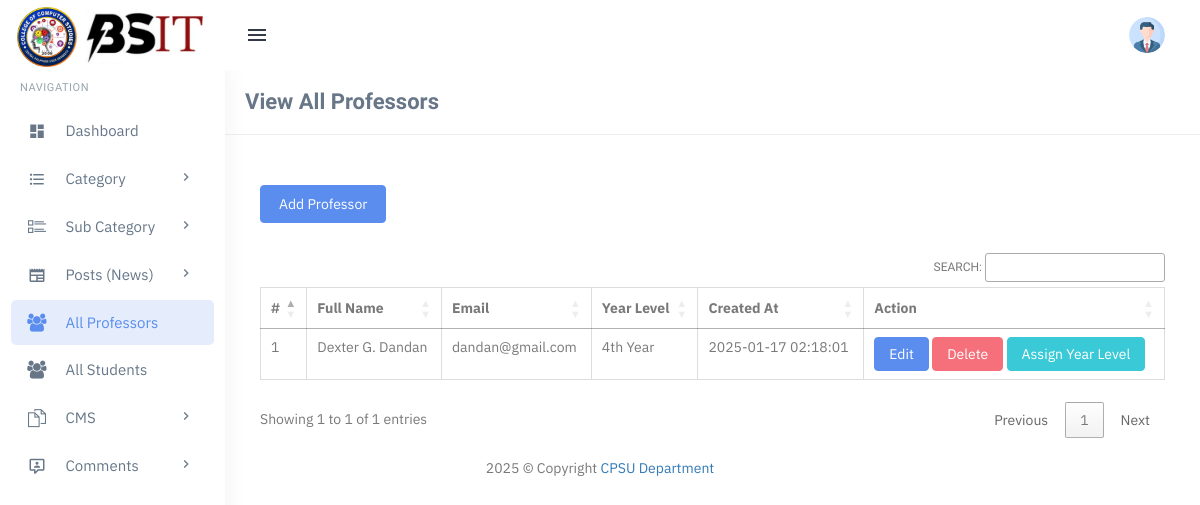
Page /admin/all-professors.php on the earlier database version.
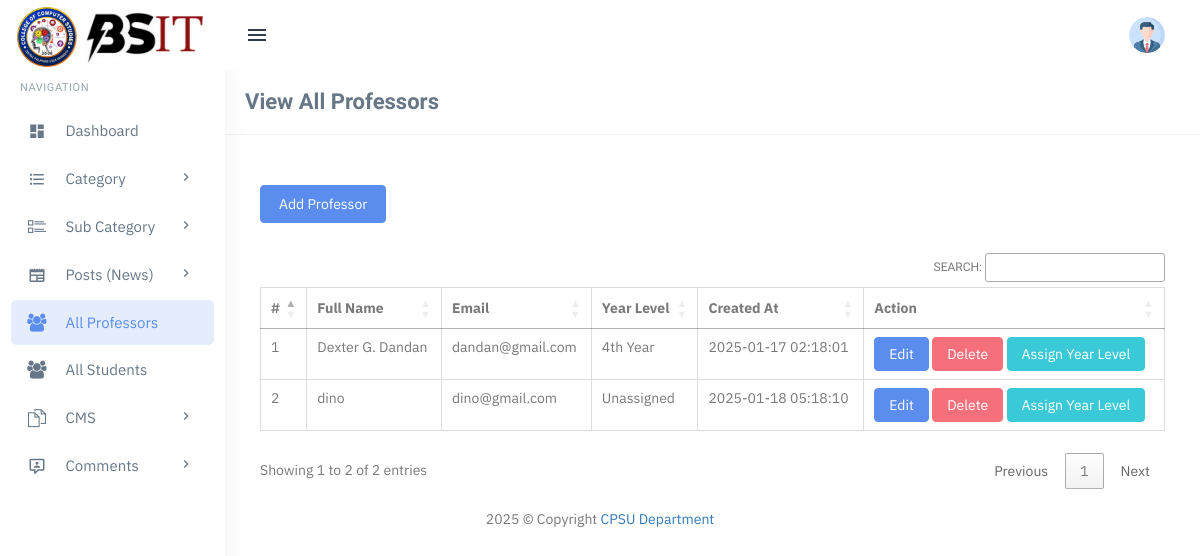
Same page on the later database version.
### tables this page shows
CREATE TABLE `professors` (
  `id` int(11) NOT NULL,
  `full_name` varchar(255) NOT NULL,
  `email` varchar(255) NOT NULL,
  `password` varchar(255) NOT NULL,
  `created_at` timestamp NOT NULL DEFAULT current_timestamp(),
  `profile_image` varchar(255) DEFAULT NULL,
  `year_level` varchar(20) DEFAULT 'Unassigned'
);

### admin/all-professors.php (the view, shortened to what this page needs)
<?php
include('includes/config.php');
?>
<?php include('includes/topheader.php'); ?>
<?php include('includes/leftsidebar.php'); ?>
<div class="content-page">
    <div class="content">
        <div class="container">
            <div class="row">
                <div class="col-xs-12">
                    <div class="page-title-box">
                        <h4 class="page-title">View All Professors</h4>
                        <div class="clearfix"></div>
                    </div>
                </div>
            </div>
            <div class="row">
                <div class="col-md-12">
                    <div class="demo-box m-t-20">
                        <div class="m-b-30">
                            <a href="add-professors.php">
                                <button class="btn btn-custom waves-effect waves-light btn-md">Add Professor</button>
                            </a>
                        </div>
                        <div class="table-responsive">
                            <table class="table m-0 table-bordered" id="example">
                                <thead>
                                    <tr>
                                        <th>#</th>
                                        <th>Full Name</th>
                                        <th>Email</th>
                                        <th>Year Level</th>
                                        <th>Created At</th>
                                        <th>Action</th>
                                    </tr>
                                </thead>
                                <tbody>
                                    <?php
                                    $query = mysqli_query($con, "SELECT * FROM professors");
                                    $cnt = 1;
                                    while ($row = mysqli_fetch_array($query)) {
                                    ?>
                                    <tr>
                                        <td><?php echo $cnt; ?></td>
                                        <td><?php echo $row['full_name']; ?></td>
                                        <td><?php echo $row['email']; ?></td>
                                        <td><?php echo $row['year_level'] ?: 'Unassigned'; ?></td>
                                        <td><?php echo $row['created_at']; ?></td>
                                        <td>
                                            <a href="edit-professors.php?pid=<?php echo $row['id']; ?>">
                                                <button class="btn btn-primary">Edit</button>
                                            </a>
                                            <a href="all-professors.php?action=del&rid=<?php echo $row['id']; ?>" onclick="return confirm('Are you sure you want to delete?')">
                                                <button class="btn btn-danger">Delete</button>
                                            </a>
                                            <a href="assign-professors.php?pid=<?php echo $row['id']; ?>" class="btn btn-info">Assign Year Level</a>
                                        </td>
                                    </tr>
                                    <?php
                                    $cnt++;
                                    }
                                    ?>
                                </tbody>
                            </table>
                        </div>
                    </div>
                </div>
            </div>
        </div>
    </div>
</div>
<?php include('includes/footer.php'); ?>

### admin/includes/topheader.php (shortened to what this page needs)
<!DOCTYPE html>
<html lang="en">
<head>
    <link href="assets/css/bootstrap.min.css" rel="stylesheet" type="text/css" />
    <link href="assets/css/core.css" rel="stylesheet" type="text/css" />
    <link href="assets/css/components.css" rel="stylesheet" type="text/css" />
    <link href="assets/css/icons.css" rel="stylesheet" type="text/css" />
    <link href="assets/css/pages.css" rel="stylesheet" type="text/css" />
    <link href="assets/css/menu.css" rel="stylesheet" type="text/css" />
    <link href="assets/css/responsive.css" rel="stylesheet" type="text/css" />
    <link rel="stylesheet" href="../plugins/switchery/switchery.min.css">
    <link href="../plugins/summernote/summernote.css" rel="stylesheet" />
    <link href="../plugins/select2/css/select2.min.css" rel="stylesheet" type="text/css" />
    <link href="../plugins/jquery.filer/css/jquery.filer.css" rel="stylesheet" />
    <link href="../plugins/jquery.filer/css/themes/jquery.filer-dragdropbox-theme.css" rel="stylesheet" />
    <link rel="stylesheet" href="https://cdn.datatables.net/1.12.1/css/jquery.dataTables.min.css">
    <link rel="stylesheet" href="https://cdn.datatables.net/buttons/2.2.3/css/buttons.dataTables.min.css">
</head>
<body class="fixed-left">
    <div id="wrapper">
        <div class="topbar">
            <div class="topbar-left">
                <a href="index.php" class="logo">
                    <span>
                        <img src="assets/images/bsit_logo.png" alt="" height="60">
                        <img src="assets/images/BSIT_name.webp" alt="" height="60">
                    </span>
                </a>
            </div>
            <div class="navbar navbar-default" role="navigation">
                <div class="container">
                    <ul class="nav navbar-nav navbar-left">
                        <li>
                            <button class="button-menu-mobile open-left waves-effect">
                                <i class="mdi mdi-menu"></i>
                            </button>
                        </li>
                    </ul>
                    <ul class="nav navbar-nav navbar-right">
                        <li class="dropdown user-box">
                            <a href="" class="dropdown-toggle waves-effect user-link" data-toggle="dropdown" aria-expanded="true">
                                <img src="assets/images/users/avatar-1.jpg" alt="user-img" class="img-circle user-img">
                            </a>
                        </li>
                    </ul>
                </div>
            </div>
        </div>

### admin/includes/leftsidebar.php (shortened to what this page needs)
<div class="left side-menu">
    <div class="sidebar-inner slimscrollleft">
        <div id="sidebar-menu">
            <ul>
                <li class="menu-title">Navigation</li>
                <li class="has_sub">
                    <a href="dashboard.php" class="waves-effect"><i class="mdi mdi-view-dashboard"></i> <span> Dashboard </span> </a>
                </li>
                <li class="has_sub">
                    <a href="javascript:void(0);" class="waves-effect"><i class="mdi mdi-format-list-bulleted"></i> <span> Category </span> <span class="menu-arrow"></span></a>
                </li>
                <li class="has_sub">
                    <a href="javascript:void(0);" class="waves-effect"><i class="ti ti-layout-list-thumb"></i> <span> Sub Category </span> <span class="menu-arrow"></span></a>
                </li>
                <li class="has_sub">
                    <a href="javascript:void(0);" class="waves-effect"><i class="mdi mdi-newspaper"></i> <span> Posts (News) </span> <span class="menu-arrow"></span></a>
                </li>
                <li class="has_sub">
                    <a href="all-professors.php" class="waves-effect"><i class="fa fa-users"></i> <span> All Professors </span> </a>
                </li>
                <li>
                    <a href="all-students.php" class="waves-effect"><i class="fa fa-users" aria-hidden="true"></i> <span> All Students </span></a>
                </li>
                <li class="has_sub">
                    <a href="javascript:void(0);" class="waves-effect"><i class="ti ti-files"></i> <span> CMS </span> <span class="menu-arrow"></span></a>
                </li>
                <li class="has_sub">
                    <a href="javascript:void(0);" class="waves-effect"><i class="mdi mdi-comment-account-outline"></i> <span> Comments </span> <span class="menu-arrow"></span></a>
                </li>
            </ul>
        </div>
    </div>
</div>

### admin/includes/footer.php (shortened to what this page needs)
<footer class="foot text-center" style=" position: sticky;
  top: 0;">
    <?php echo date('Y'); ?> © Copyright
    <a href="#"> CPSU Department</a>
</footer>
</div>
</body>
</html>

### admin/assets/css/core.css (style rules this page uses)
body { font-family: "IBM Plex Sans", "Oxygen", "Ubuntu", "Cantarell", "Fira Sans", sans-serif; margin: 0; padding-bottom: 60px; overflow-x: hidden; color: #797979; }
html { position: relative; min-height: 100%; }
.h1, .h2, .h3, .h4, .h5, .h6, h1, h2, h3, h4, h5, h6 { color: #677788; font-family: 'Hind Madurai', sans-serif; margin: 10px 0; }
* { outline: none !important; }
.container { width: auto; }
#wrapper { height: 100%; overflow: hidden; width: 100%; }
.m-0 { margin: 0 !important; }
.m-t-20 { margin-top: 20px !important; }
.m-b-30 { margin-bottom: 30px !important; }
.row { margin-right: -10px; margin-left: -10px; }
.col-lg-1, .col-lg-10, .col-lg-11, .col-lg-12, .col-lg-2, .col-lg-3, .col-lg-4, .col-lg-5, .col-lg-6, .col-lg-7, .col-lg-8, .col-lg-9, .col-md-1, .col-md-10, .col-md-11, .col-md-12, .col-md-2, .col-md-3, .col-md-4, .col-md-5, .col-md-6, .col-md-7, .col-md-8, .col-md-9, .col-sm-1, .col-sm-10, .col-sm-11, .col-sm-12, .col-sm-2, .col-sm-3, .col-sm-4, .col-sm-5, .col-sm-6, .col-sm-7, .col-sm-8, .col-sm-9, .col-xs-1, .col-xs-10, .col-xs-11, .col-xs-12, .col-xs-2, .col-xs-3, .col-xs-4, .col-xs-5, .col-xs-6, .col-xs-7, .col-xs-8, .col-xs-9 { padding-left: 10px; padding-right: 10px; }
.waves-effect { position: relative; cursor: pointer; display: inline-block; overflow: hidden; -webkit-user-select: none; -moz-user-select: none; -ms-user-select: none; user-select: none; -webkit-tap-highlight-color: transparent; vertical-align: middle; z-index: 1; will-change: opacity, transform; -webkit-transition: all 0.3s ease-out; -moz-transition: all 0.3s ease-out; -o-transition: all 0.3s ease-out; -ms-transition: all 0.3s ease-out; transition: all 0.3s ease-out; }
.demo-box { padding: 10px 15px; }

Differences in the rows shown:
added professors: full_name "dino", email "dino@gmail.com", year_level "Unassigned", created_at "2025-01-18 05:18:10"
Other differences:
text written by a page script: "SEARCH: Showing 1 to 1 of 1 entries Previous 1 Next" → "SEARCH: Showing 1 to 2 of 2 entries Previous 1 Next"
